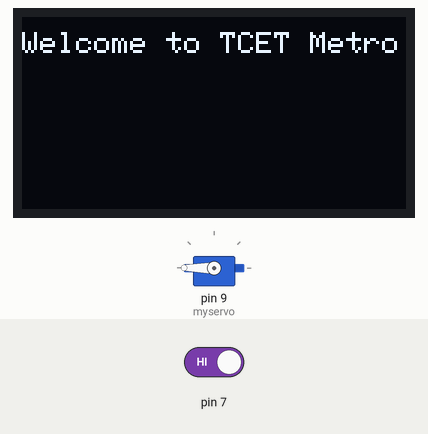
Simulated run of this sketch. Board: Arduino Uno, built with avr-gcc and run on an emulated ATmega328P. Parts: servo, 128×64 one-colour display. The test bench sets the inputs (shaded band); at power-on: pin 7 HIGH.

Above: at 5.2 s.
5.3 s: pin 7 driven LOW
At 6.0 s:
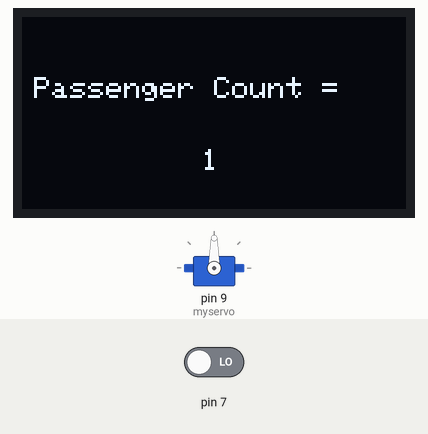
8.3 s: pin 7 driven HIGH
At 9.6 s:
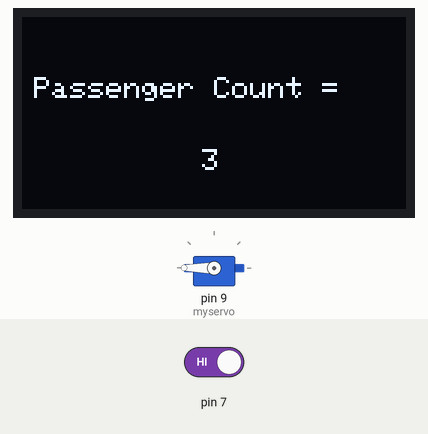
9.9 s: pin 7 driven LOW
At 18.1 s:
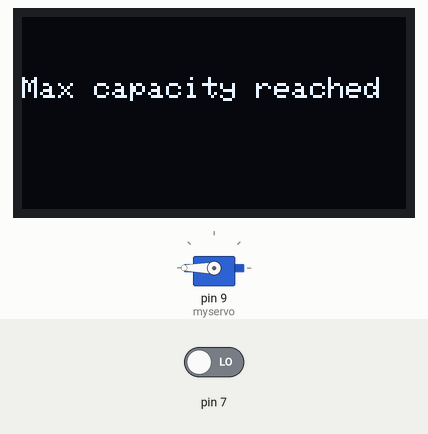
Timing chart, 0 to 18.4 s (numbered marks = the images above; inputs shaded):
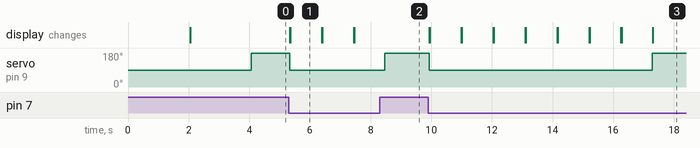

Measured:
- after the input at 5.3 s, servo on pin 9 (myservo): 180° → 90° at once; the display: first changes at once (image 1 shows a later state)
- after the input at 8.3 s, servo on pin 9 (myservo): 90° → 180° after 0.16 s
- after the input at 9.9 s, servo on pin 9 (myservo): 180° → 90° at once, → 180° 7.4 s later; the display: first changes at once (image 3 shows a later state)

The sketch:

IR_sensor.ino
```cpp
//when ever the ir sensor detects something in its proximity it gives a low signal as output
#include <SPI.h>
#include <Servo.h>
Servo myservo;

#include <Wire.h>
#include <Adafruit_GFX.h>
#include <Adafruit_SSD1306.h>

#define SCREEN_WIDTH 128 // OLED display width, in pixels
#define SCREEN_HEIGHT 64 // OLED display height, in pixels

#define OLED_RESET     4 // Reset pin # (or -1 if sharing Arduino reset pin)
#define SCREEN_ADDRESS 0x3c  ///< See datasheet for Address; 0x3D for 128x64, 0x3C for 128x32
Adafruit_SSD1306 display(SCREEN_WIDTH, SCREEN_HEIGHT, &Wire, OLED_RESET);


int smoke = A3;
int count = 0;


void setup()
{
  Serial.begin(9600);

  myservo.attach(9);

  if(!display.begin(SSD1306_SWITCHCAPVCC, 0x3C)) { // Address 0x3D for 128x64
    Serial.println(F("SSD1306 allocation failed"));
    for(;;);
  }
  delay(2000);
  display.clearDisplay();

  display.setTextSize(1);
  display.setTextColor(WHITE);
  display.setCursor(0, 5);
  // Display static text
  display.println("Welcome to TCET Metro"); //Write custom text here
  display.display();
  delay(2000);
    display.clearDisplay();
}
void loop()
{
  //display.clearDisplay();


  if (digitalRead(7)== LOW)
  {

    myservo.write(90);//open the door
    count++;

    display.clearDisplay();
    display.setCursor(4, 20);
    display.println("Passenger Count = ");
    display.display();
    display.setCursor(60, 44);
    display.println(count);
    display.display();
    //Serial.print("High");
     delay(1000);
  }
  else
  {
    myservo.write(180);//close the door
    //Serial.print("Low");
    //delay(10);

  }
  if (count>=10){
   //close the door
   myservo.write(180);
    display.clearDisplay();
    display.setCursor(0, 20);
    display.println("Max capacity reached");
    display.display();
    delay(10000);
    count = 0;
    }


}
```
